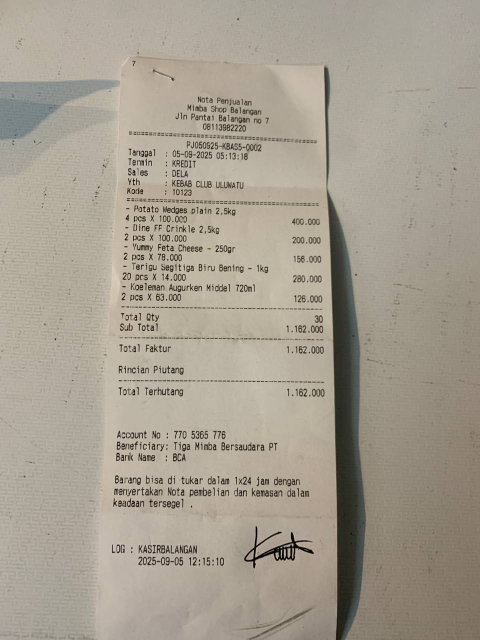
#> input picture last_photo.jpg, 960 x 1280 px (shown at 1/2 size); its folder holds only this picture in this run
$ python -i texture_based_analysis.py   (imports and definitions only)
#> lines starting #> are read from the running program, lines starting #| are printed output that depends on the picture; after the words box and inside, x2 and y2 are one past the last pixel; in counts of white or black regions, pixels touching at a corner belong together
#> further down, picture is the input picture: shape (1280, 960, 3); mean B, G, R 144.4, 158.1, 166
#!/usr/bin/env python3
"""
Алгоритм анализа на основе текстуры и структуры изображения
"""

import asyncio
import os
import cv2
import numpy as np
from scipy import ndimage
from skimage import feature, filters, measure
from utils.receipt_analyzer import straighten_receipt

def analyze_texture_features(image: np.ndarray) -> dict:
    """
    Анализирует текстуру изображения для определения типа текста
    """
    try:
        # Преобразуем в оттенки серого
        if len(image.shape) == 3:
            gray = cv2.cvtColor(image, cv2.COLOR_BGR2GRAY)
        else:
            gray = image

        # 1. Анализ локальных бинарных паттернов (LBP)
        lbp = feature.local_binary_pattern(gray, 8, 1, method='uniform')
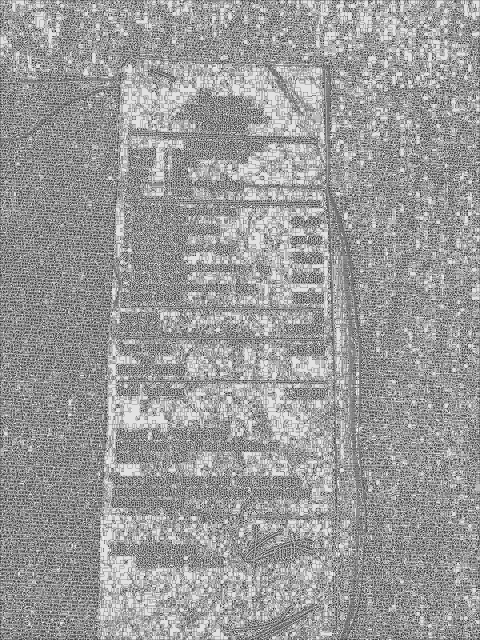
#> lbp: shape (1280, 960) float64 (shown at 1/2 size); min 0, max 9, mean 5.46; drawn with min black and max white
        lbp_hist, _ = np.histogram(lbp.ravel(), bins=10, range=(0, 10))
#> lbp_hist = [24270, 62662, 25536, 125650, 160656, 293264, 95203, 90583, 258844, 92132]
        lbp_hist = lbp_hist.astype(float) / lbp_hist.sum()
#> lbp_hist = [0.0198, 0.051, 0.0208, 0.102, 0.131, 0.239, 0.0775, 0.0737, 0.211, 0.075]
        lbp_entropy = -np.sum(lbp_hist * np.log2(lbp_hist + 1e-10))
#> lbp_entropy = 2.98

        # 2. Анализ градиентов (Sobel)
        sobel_x = filters.sobel_h(gray)
        sobel_y = filters.sobel_v(gray)
        gradient_magnitude = np.sqrt(sobel_x**2 + sobel_y**2)
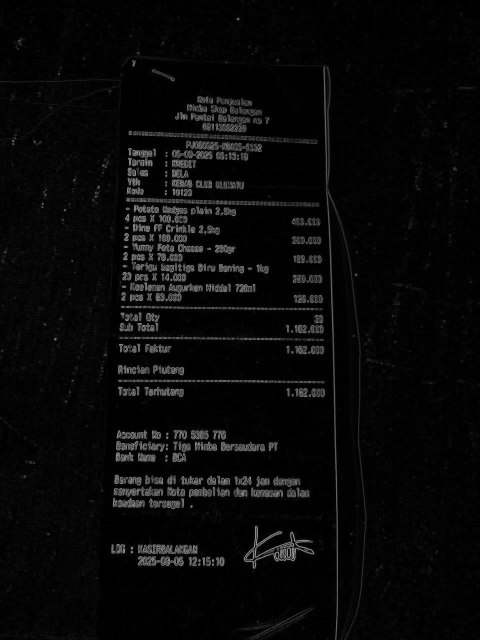
#> gradient_magnitude: shape (1280, 960) float64 (shown at 1/2 size); min 0, max 0.808, mean 0.0365

        gradient_mean = np.mean(gradient_magnitude)
#> gradient_mean = 0.0365
        gradient_std = np.std(gradient_magnitude)
#> gradient_std = 0.0901
        gradient_entropy = -np.sum(gradient_magnitude * np.log2(gradient_magnitude + 1e-10))
#> gradient_entropy = 131693.8

        # 3. Анализ текстурных характеристик
        # Контраст
        contrast = np.std(gray)
#> contrast = 30.19

        # Энергия (равномерность)
        hist, _ = np.histogram(gray, bins=256, range=(0, 256))
#> hist = 256 values, max 37611 at index 169, min 0 at index 220, mean 4800
        hist = hist.astype(float) / hist.sum()
#> hist = 256 values, max 0.0306 at index 169, min 0 at index 220, mean 0.00391
        energy = np.sum(hist**2)
#> energy = 0.0191

        # Энтропия
        entropy = -np.sum(hist * np.log2(hist + 1e-10))
#> entropy = 6.23

        # 4. Анализ линий и краев
        edges = cv2.Canny(gray, 50, 150)
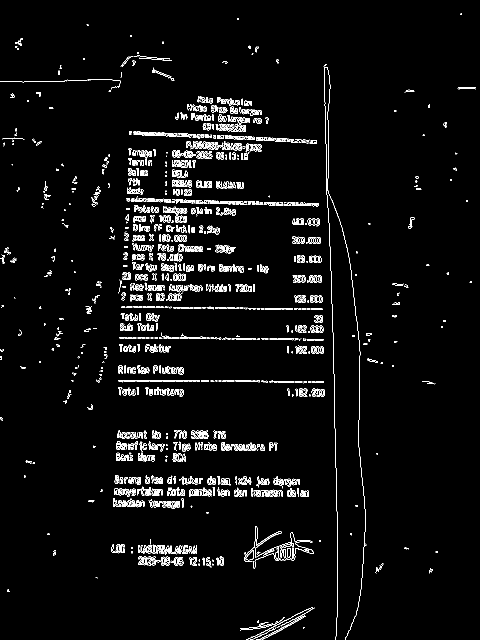
#> edges: shape (1280, 960) (shown at 1/2 size); 3.5% white in thin lines or dots
        edge_density = np.sum(edges > 0) / edges.size
#> edge_density = 0.0349

        # Направления градиентов
        gradient_direction = np.arctan2(sobel_y, sobel_x)
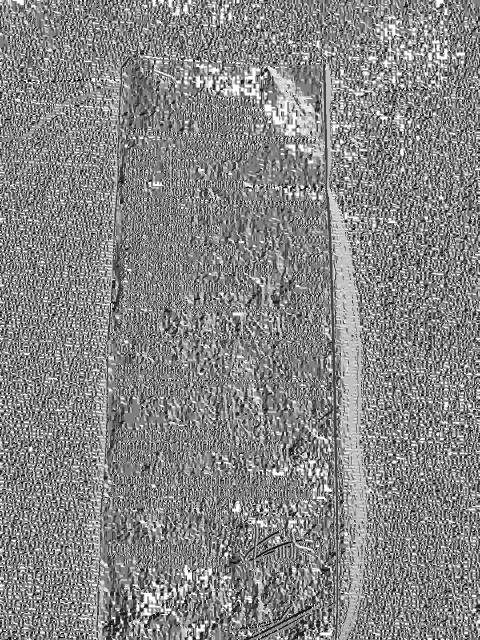
#> gradient_direction: shape (1280, 960) float64 (shown at 1/2 size); min -3.14, max 3.14, mean 0.165; drawn with min black and max white
        direction_hist, _ = np.histogram(gradient_direction, bins=36, range=(-np.pi, np.pi))
#> direction_hist = 36 values, max 139230 at index 18, min 20225 at index 23, mean 34133.3
        direction_entropy = -np.sum(direction_hist * np.log2(direction_hist + 1e-10))
#> direction_entropy = -18756556.1

        # 5. Анализ фрактальной размерности (приближенная)
        # Используем box-counting метод
        def box_counting(image, box_sizes):
            counts = []
            for size in box_sizes:
                # Уменьшаем изображение
                h, w = image.shape
                new_h, new_w = h // size, w // size
                if new_h == 0 or new_w == 0:
                    continue

                resized = cv2.resize(image, (new_w, new_h))
                # Считаем количество непустых ячеек
                count = np.sum(resized > 0)
                counts.append(count)
            return counts

        binary_image = (gray > 128).astype(np.uint8)
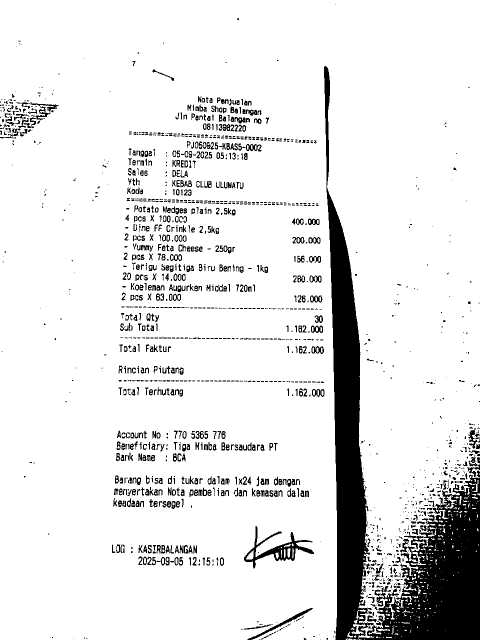
#> binary_image: shape (1280, 960) (shown at 1/2 size); values 0 (black) and 1 (white), 89.2% white; 1518 black regions (850 under 20 px), largest, box (x1, y1, x2, y2) and area: (648, 132, 960, 1280) 84674, (488, 1052, 628, 1137) 2623, (494, 1216, 626, 1280) 741
        box_sizes = [1, 2, 4, 8, 16, 32]
        counts = box_counting(binary_image, box_sizes)
#> the loop in box_counting, `for size in box_sizes:` made 6 passes
#> count on passes 1 to 6: 1095756, 278366, 69563, 17380, 4371, 1098
#> after the loop in box_counting, `for size in box_sizes:`: counts = [1095756, 278366, 69563, 17380, 4371, 1098]
#> counts = [1095756, 278366, 69563, 17380, 4371, 1098]

        if len(counts) > 1:
            # Вычисляем наклон логарифмической зависимости
            log_sizes = np.log(box_sizes[:len(counts)])
#> log_sizes = [0, 0.693, 1.39, 2.08, 2.77, 3.47]
            log_counts = np.log(counts)
#> log_counts = [13.91, 12.54, 11.15, 9.76, 8.38, 7]
            if len(log_sizes) > 1:
                fractal_dim = -np.polyfit(log_sizes, log_counts, 1)[0]
#> fractal_dim = 1.99
            else:
                fractal_dim = 0
        else:
            fractal_dim = 0

        # 6. Анализ симметрии
        # Горизонтальная симметрия
        h, w = gray.shape
#> h = 1280; w = 960
        top_half = gray[:h//2, :]
        bottom_half = gray[h//2:, :]
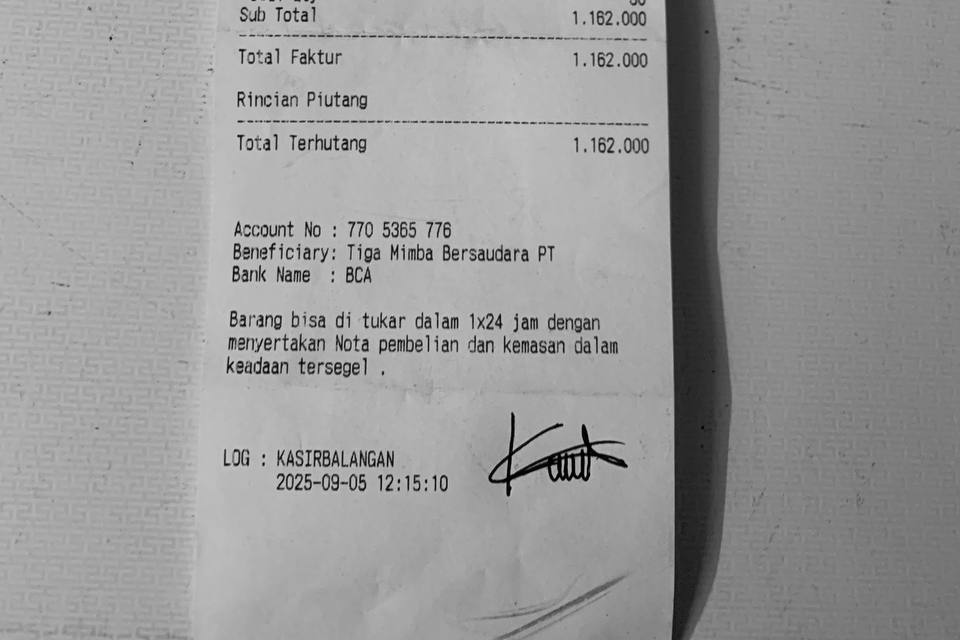
#> bottom_half: shape (640, 960); min 0, max 214, mean 152.8
        if bottom_half.shape[0] != top_half.shape[0]:
            bottom_half = bottom_half[:top_half.shape[0], :]

        horizontal_symmetry = 1.0 - np.mean(np.abs(top_half - np.flipud(bottom_half))) / 255.0
#> horizontal_symmetry = 0.671

        # 7. Анализ регулярности паттернов
        # FFT анализ
        fft = np.fft.fft2(gray)
        fft_shift = np.fft.fftshift(fft)
        magnitude_spectrum = np.log(np.abs(fft_shift) + 1)

        # Центральная область спектра
        h, w = magnitude_spectrum.shape
        center_h, center_w = h // 2, w // 2
#> center_h = 640; center_w = 480
        center_region = magnitude_spectrum[center_h-20:center_h+20, center_w-20:center_w+20]
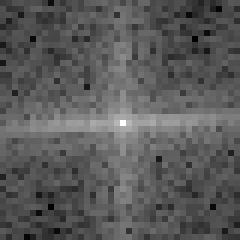
#> center_region: shape (40, 40) float64 (shown 6 times larger); min 8.25, max 19.09, mean 12.08; drawn with min black and max white
        center_energy = np.sum(center_region**2)
#> center_energy = 235340.4

        # Периферийная область
        mask = np.ones((h, w), dtype=bool)
        mask[center_h-20:center_h+20, center_w-20:center_w+20] = False
        peripheral_region = magnitude_spectrum[mask]
        peripheral_energy = np.sum(peripheral_region**2)
#> peripheral_energy = 90024557.6

        regularity_ratio = center_energy / (peripheral_energy + 1e-10)
#> regularity_ratio = 0.00261

        return {
            'lbp_entropy': lbp_entropy,
            'gradient_mean': gradient_mean,
            'gradient_std': gradient_std,
            'gradient_entropy': gradient_entropy,
            'contrast': contrast,
            'energy': energy,
            'entropy': entropy,
            'edge_density': edge_density,
            'direction_entropy': direction_entropy,
            'fractal_dimension': fractal_dim,
            'horizontal_symmetry': horizontal_symmetry,
            'regularity_ratio': regularity_ratio
        }

    except Exception as e:
        print(f"⚠️ Ошибка при анализе текстуры: {e}")
        return {}

# [71 lines left out: function calculate_texture_chaos_score, not called in this run]

# [147 lines not run here, left out]

>>> import cv2
>>> picture = cv2.imread('last_photo.jpg')
>>> result = analyze_texture_features(picture)
#> result = 12 items
